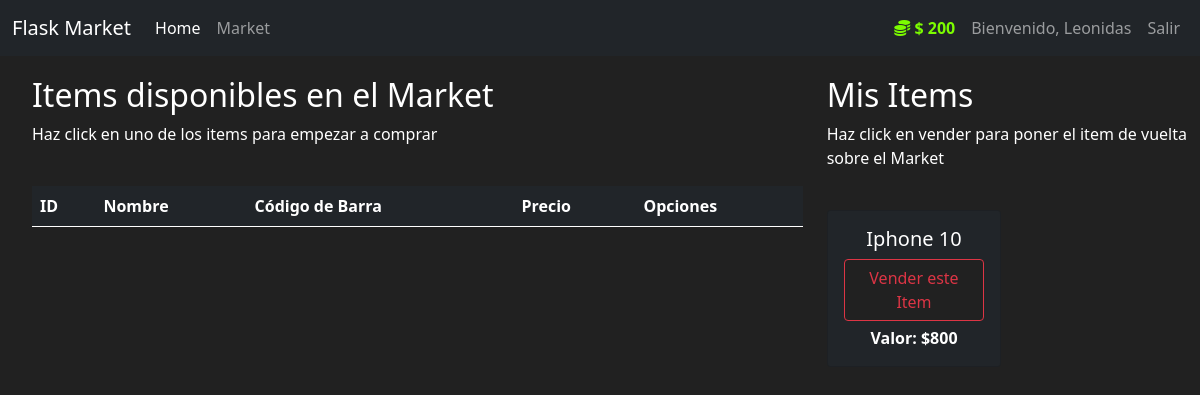
Page /market (signed in) on the earlier database version.
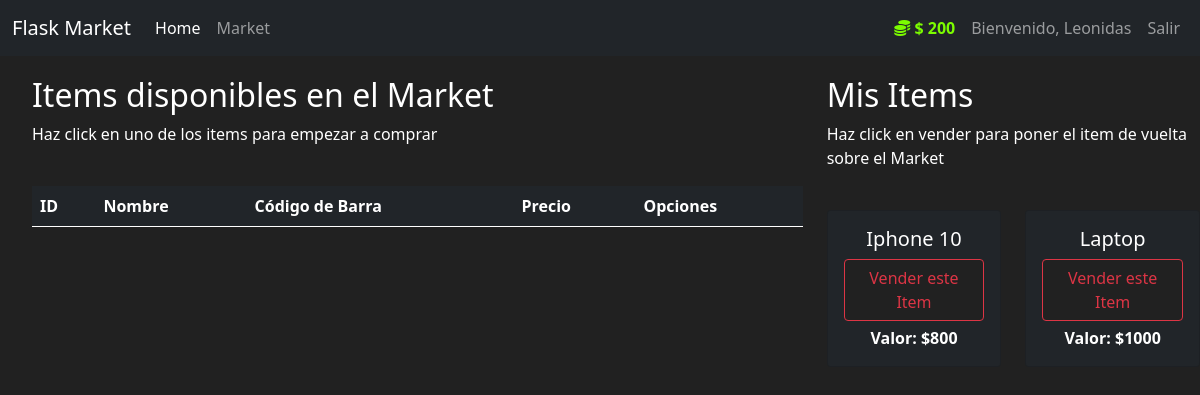
Same page on the later database version.
### market/models.py (models this page shows, shortened)
class User(db.Model, UserMixin):
    id = db.Column(db.Integer(), primary_key=True)
    username = db.Column(db.String(length=30), nullable=False, unique=True)
    email_addres = db.Column(db.String(length=50), nullable=False, unique=True)
    password_hash = db.Column(db.String(length=60), nullable=False)
    budget = db.Column(db.Integer(), nullable=False, default=1000)
    item = db.relationship('Item', backref='owned_user', lazy=True)
    @property
    def prettier_budget(self):
        if len(str(self.budget)) >= 4:
            return f" $ {str(self.budget)[:-3]}.{str(self.budget)[-3:]}"
        else:
            return f" $ {self.budget}"
    @property
    def password(self):
        return self.password

class Item(db.Model):
    id = db.Column(db.Integer(), primary_key=True)
    name = db.Column(db.String(length=30), nullable=False, unique=True)
    price = db.Column(db.Integer(), nullable=False)
    barcode = db.Column(db.String(length=12), nullable=False, unique=True)
    description = db.Column(db.String(length=1024), nullable=False, unique=True)
    owner = db.Column(db.Integer(), db.ForeignKey('user.id'))

### market/routes.py (the view, shortened to what this page needs)
@app.route('/market', methods=['GET', 'POST'])
@login_required
def market_page():
    purchase_form = PurchaseItemForm()
    selling_form = SellItemForm()
    if request.method=="GET":
        items = Item.query.filter_by(owner=None)
        owned_items = Item.query.filter_by(owner=current_user.id)
        return render_template('market.html', items=items, purchase_form=purchase_form, owned_items=owned_items, selling_form=selling_form)

### market/models.py (called while the page is built)
@login_manager.user_loader
def load_user(user_id):
    return User.query.get(int(user_id))

### market/templates/market.html (shortened to what this page needs)
{% extends 'base.html' %}
{% block content %}
<div class="row" style="margin-top: 20px; margin-left: 20px;">
    <div class="col-8">
        <h2>Items disponibles en el Market</h2>
        <p>Haz click en uno de los items para empezar a comprar</p>
        <br>
        <table class="table table-hover table-dark">
            <thead>
                <tr>
                    <th scope="col">ID</th>
                    <th scope="col">Nombre</th>
                    <th scope="col">Código de Barra</th>
                    <th scope="col">Precio</th>
                    <th scope="col">Opciones</th>
                </tr>
            </thead>
        </table>
    </div>
    <div class="col-4">
        <h2>Mis Items</h2>
        <p>Haz click en vender para poner el item de vuelta sobre el Market</p>
        <br>
        <div class="row">
            {% for owned_item in owned_items %}
                <div class="col-md-6">
                    <div style="margin-bottom: 5px" class="card text-center bg-dark">
                        <div class="card-body">
                            <h5 class="card-title">{{ owned_item.name }}</h5>
                            <button type="button" class="btn btn-outline-danger" style="margin-bottom: 5px"
                                    data-toggle="modal" data-target="#Modal-SellingConfirm-{{ owned_item.id }}">
                                Vender este Item
                            </button>
                            <p class="card-text"><strong>Valor: ${{ owned_item.price }}</strong></p>
                        </div>
                    </div>
                </div>
            {% endfor %}
        </div>
    </div>
</div>
{% endblock %}

### market/templates/base.html (shortened to what this page needs)
<!doctype html>
<html lang="es">
<head>
    <link href="https://cdn.jsdelivr.net/npm/bootstrap@5.0.2/dist/css/bootstrap.min.css" rel="stylesheet"
>
</head>
<body>
    <nav class="navbar navbar-expand-md navbar-dark bg-dark">
        <div class="container-fluid">
            <a class="navbar-brand" href="#">Flask Market</a>
            <div class="collapse navbar-collapse" id="navbarNav">
                <ul class="navbar-nav me-auto">
                    <li class="nav-item">
                        <a class="nav-link active" href="{{ url_for('home_page') }}">Home </a>
                    </li>
                    <li class="nav-item">
                        <a class="nav-link" href="{{ url_for('market_page') }}">Market</a>
                    </li>
                </ul>
                {% if current_user.is_authenticated %}
                <ul class="navbar-nav">
                    <li class="nav-item">
                        <a class="nav-link" style="color: lawngreen; font-weight: bold;">
                            <i class="fas fa-coins"></i>
                            {{ current_user.prettier_budget }}
                        </a>
                    </li>
                    <li class="nav-item">
                        <a class="nav-link">Bienvenido, {{ current_user.username }} </a>
                    </li>
                    <li class="nav-item">
                        <a class="nav-link" href="{{ url_for('logout_page') }}">Salir</a>
                    </li>
                </ul>
                {% endif %}
            </div>
        </div>
    </nav>
    {% block content %}
    {% endblock %}
</body>
</html>

### market/templates/includes/owned_item_modals.html (style rules this page uses)
.modal-body, .modal-header, .modal-footer, .btn-outline-danger { background-color: #212121; }

### market/templates/base.html (style rules this page uses)
body { background-color: #212121; color: white }

Differences in the rows shown:
now on this page (row edited): Item: name "Laptop", price "1000"
